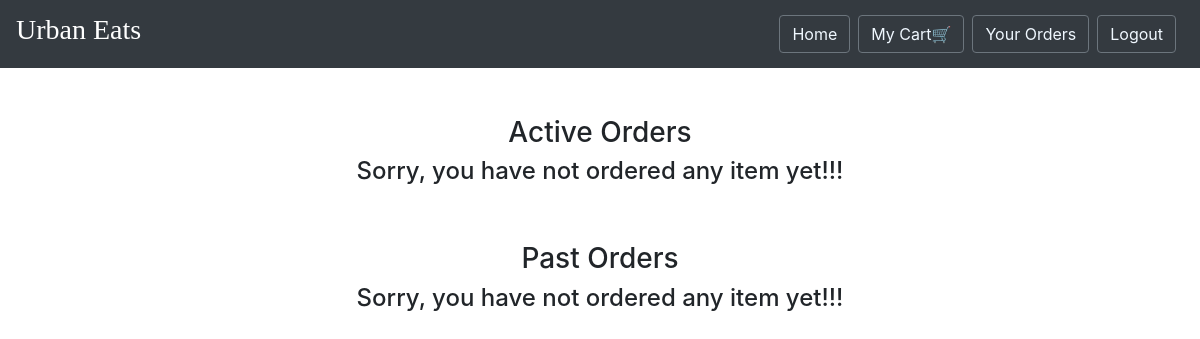
/order_details/ (signed in), run on an earlier commit of the app's database.
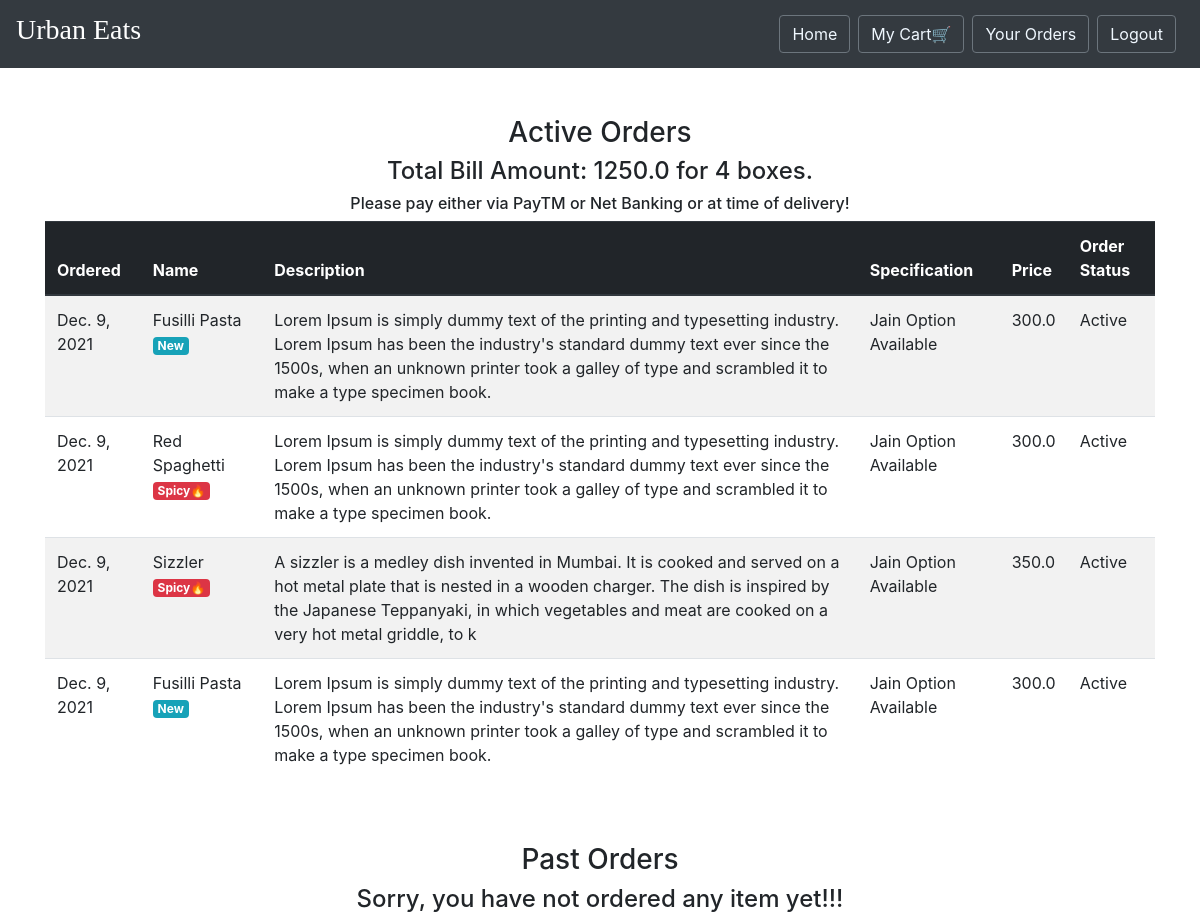
And on a later commit of the database.
### main/models.py (models this page shows, shortened)
class CartItems(models.Model):
    ORDER_STATUS = (
        ('Active', 'Active'),
        ('Delivered', 'Delivered')
    )
    user = models.ForeignKey(User, on_delete=models.CASCADE)
    item = models.ForeignKey(Item, on_delete=models.CASCADE)
    ordered = models.BooleanField(default=False)
    quantity = models.IntegerField(default=1)
    ordered_date = models.DateField(default=timezone.now)
    status = models.CharField(max_length=20, choices=ORDER_STATUS, default='Active')
    delivery_date = models.DateField(default=timezone.now)
    class Meta:
        verbose_name = 'Cart Item'
        verbose_name_plural = 'Cart Items'

class Item(models.Model):
    LABELS = (
        ('BestSeller', 'BestSeller'),
        ('New', 'New'),
        ('Spicy🔥', 'Spicy🔥'),
    )
    LABEL_COLOUR = (
        ('danger', 'danger'),
        ('success', 'success'),
        ('primary', 'primary'),
        ('info', 'info')
    )
    title = models.CharField(max_length=150)
    description = models.CharField(max_length=250,blank=True)
    price = models.FloatField()
    instructions = models.CharField(max_length=250,default="Jain Option Available")
    image = models.ImageField(default='default.png', upload_to='images/')
    labels = models.CharField(max_length=25, choices=LABELS, blank=True)
    label_colour = models.CharField(max_length=15, choices=LABEL_COLOUR, blank=True)
    slug = models.SlugField(default="sushi_name")
    created_by = models.ForeignKey(User, on_delete=models.CASCADE)

### main/views.py (the view)
# urls.py: path('order_details/', views.order_details, name='order_details'),
@login_required
def order_details(request):
    items = CartItems.objects.filter(user=request.user, ordered=True,status="Active").order_by('-ordered_date')
    cart_items = CartItems.objects.filter(user=request.user, ordered=True,status="Delivered").order_by('-ordered_date')
    bill = items.aggregate(Sum('item__price'))
    number = items.aggregate(Sum('quantity'))
    total = bill.get("item__price__sum")
    count = number.get("quantity__sum")
    context = {
        'items':items,
        'cart_items':cart_items,
        'total': total,
        'count': count,
    }
    return render(request, 'main/order_details.html', context)

### main/templatetags/get_group.py (called while the page is built)
@register.filter(name='has_group')
def has_group(user, group_name):
    return user.groups.filter(name=group_name).exists()

### main/templates/main/order_details.html
{% extends "main/layout.html" %}
{% block content %}
<div class="cart">
    <div class="container">
        <div class="row">
            <div class="col-sm-12 mt-5">
                <h3 class="text-center">Active Orders</h3>
                {% if items %}
                <h4 class="text-center">Total Bill Amount: {{total}} for {{ count }} boxes.</h4>
                <h6 class="text-center">Please pay either via PayTM or Net Banking or at time of delivery!</h6>
                <div class="table-responsive">
                    <table class="table table-striped table-hover">
                        <thead class="thead-dark">
                        <tr>
                            <th scope="col">Ordered</th>
                            <th scope="col">Name</th>
                            <th scope="col">Description</th>
                            <th scope="col">Specification</th>
                            <th scope="col">Price</th>
                            <th scope="col">Order Status</th>
                        </tr>
                        </thead>
                        <tbody>
                            {% for item_active in items %}
                        <tr>
                            <td>{{ item_active.ordered_date }}</td>
                            <td>{{ item_active.item.title }} <span class="badge badge-{{ item_active.item.label_colour }}">{{ item_active.item.labels }}</span></td>
                            <td>{{ item_active.item.description }}</td>
                            <td>{{ item_active.item.instructions }}</td>
                            <td>{{ item_active.item.price }}</td>
                            <td>{{ item_active.status }}</td>
                        </tr>
                            {% endfor %}
                        </tbody>
                    </table>
                </div>
                {% else %}
                <h4 class="text-center">Sorry, you have not ordered any item yet!!!</h4>
                {% endif %}
            </div>
        </div>
        <div class="row">
            <div class="col-sm-12 mt-5">
                <h3 class="text-center">Past Orders</h3>
                {% if cart_items %}
                <div class="table-responsive">
                    <table class="table table-light">
                        <thead>
                        <tr>
                            <th scope="col">Ordered</th>
                            <th scope="col">Name</th>
                            <th scope="col">Description</th>
                            <th scope="col">Specification</th>
                            <th scope="col">Price</th>
                            <th scope="col">Order Status</th>
                            <th scope="col">Delivery Date</th>
                        </tr>
                        </thead>
                        <tbody>
                            {% for cart in cart_items %}
                        <tr>
                            <td>{{ cart.ordered_date }}</td>
                            <td>{{ cart.item.title }} <span class="badge badge-{{ cart.item.label_colour }}">{{ cart.item.labels }}</span></td>
                            <td>{{ cart.item.description }}</td>
                            <td>{{ cart.item.instructions }}</td>
                            <td>{{ cart.item.price }}</td>
                            <td>{{ cart.status }}</td>
                            <td>{{ cart.delivery_date }}</td>
                        </tr>
                            {% endfor %}
                        </tbody>
                    </table>
                </div>
                {% else %}
                <h4 class="text-center">Sorry, you have not ordered any item yet!!!</h4>
                {% endif %}
            </div>
        </div>
    </div>
</div>
{% endblock content %}

### main/templates/main/layout.html (shortened to what this page needs)
{% load get_group %}
{% load static %}
<!DOCTYPE html>
<html lang="en">
<head>
    <link rel="stylesheet" href="https://maxcdn.bootstrapcdn.com/bootstrap/4.0.0/css/bootstrap.min.css">
    <link rel="stylesheet" type="text/css" href="{% static 'main/styles.css' %}">
</head>
<body>
    <nav class="navbar navbar-expand-lg navbar-dark bg-dark">
        <a class="navbar-brand" href="/"><h3 style="font-family: ui-rounded;">Urban Eats</h3></a>
        <div class="collapse navbar-collapse" id="navbarNav">
            <ul class="navbar-nav ml-auto">
                    <li><a href="{% url 'main:home' %}" class="mr-2 btn btn-outline-secondary" style="color: aliceblue;">Home</a></li>
                {% if user.is_authenticated %}
                    {% if request.user|has_group:"admin_owner" %}
                        <li><a href="{% url 'main:admin_dashboard' %}" class="mr-2 btn btn-outline-secondary"style="color: aliceblue;">DashBoard</a></li>
                        <li>
                            <form class="logout-link" action="{% url 'accounts:logout' %}" method="post">
                                {% csrf_token %}
                                <button type="submit" class="mr-2 btn btn-outline-secondary"style="color: aliceblue;">Logout</button>
                            </form>
                        </li>
                    {% else %}
                        <li><a href="{% url 'main:cart' %}" class="mr-2 btn btn-outline-secondary"style="color: aliceblue;">My Cart🛒</a></li>
                        <li><a href="{% url 'main:order_details' %}" class="mr-2 btn btn-outline-secondary"style="color: aliceblue;">Your Orders</a></li>
                        <li>
                            <form class="logout-link" action="{% url 'accounts:logout' %}" method="post">
                                <button type="submit" class="mr-2 btn btn-outline-secondary"style="color: aliceblue;">Logout</button>
                            </form>
                        </li>
                    {% endif %}
                {% else %}
                    <li><a href="{% url 'accounts:login' %}" class="mr-2 btn btn-outline-secondary"style="color: aliceblue;">Login</a></li>
                    <li><a href="{% url 'accounts:signup' %}" class="mr-2 btn btn-outline-secondary"style="color: aliceblue;">SignUp</a></li>
                {% endif %}
            </ul>
        </div>
    </nav>
    <main role="main">
        {% block content %}{% endblock %}
    </main>

What changed in the data, as far as the page shows it:
added CartItems: ordered_date "Dec. 9, 2021", item "Fusilli Pasta", item.labels "New", item.description "Lorem Ipsum is simply dummy text of the printing and typesetting industry. Lorem Ipsum has been the industry's standard dummy text ever since the 1500s, when an unknown printer took a galley of type and scrambled it to make a type specimen book.", item.instructions "Jain Option Available", item.price "300.0", status "Active"
added CartItems: ordered_date "Dec. 9, 2021", item "Red Spaghetti", item.labels "Spicy🔥", item.description "Lorem Ipsum is simply dummy text of the printing and typesetting industry. Lorem Ipsum has been the industry's standard dummy text ever since the 1500s, when an unknown printer took a galley of type and scrambled it to make a type specimen book.", item.instructions "Jain Option Available", item.price "300.0", status "Active"
added CartItems: ordered_date "Dec. 9, 2021", item "Sizzler", item.labels "Spicy🔥", item.description "A sizzler is a medley dish invented in Mumbai. It is cooked and served on a hot metal plate that is nested in a wooden charger. The dish is inspired by the Japanese Teppanyaki, in which vegetables and meat are cooked on a very hot metal griddle, to k", item.instructions "Jain Option Available", item.price "350.0", status "Active"
added CartItems: ordered_date "Dec. 9, 2021", item "Fusilli Pasta", item.labels "New", item.description "Lorem Ipsum is simply dummy text of the printing and typesetting industry. Lorem Ipsum has been the industry's standard dummy text ever since the 1500s, when an unknown printer took a galley of type and scrambled it to make a type specimen book.", item.instructions "Jain Option Available", item.price "300.0", status "Active"
Also different on the page:
{{ total }}: (not shown) → "1250.0"
{{ count }}: (not shown) → "4"
text no longer shown: "Sorry, you have not ordered any item yet!!!"
text now shown: "Total Bill Amount: for boxes. Please pay either via PayTM or Net Banking or at time of delivery! Ordered Name Description Specification Price Order Status"
